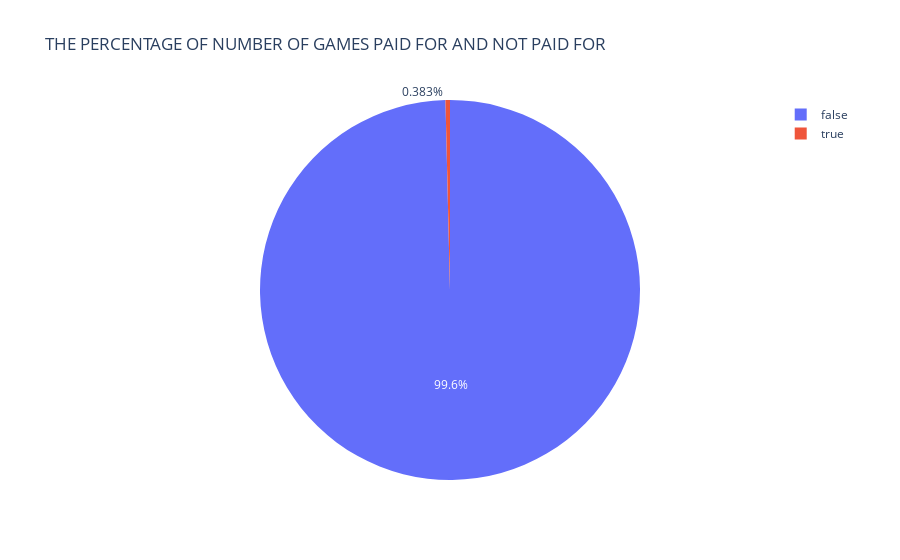

Notebook code cell kept with this figure:
### Markdown cell above
GAME CARD HAS THE HIGHEST PERCENTAGE IN THE CATEGORY WITH 7.97%

### Code cell
px.pie(games,names='paid',values=None,title='THE PERCENTAGE OF NUMBER OF GAMES PAID FOR AND NOT PAID FOR ')

### Figure 1 — Plotly figure (JSON) as saved in the notebook; plotly's stock layout.template omitted (floating-point values rounded to 4 significant figures; data arrays with more than 128 entries replaced by an {"elided": "..."} marker saying what was removed)
{"data": [{"domain": {"x": [0, 1], "y": [0, 1]}, "hovertemplate": "paid=%{label}<extra></extra>", "labels": {"elided": "1830 bool values"}, "legendgroup": "", "name": "", "showlegend": true, "type": "pie"}], "layout": {"legend": {"tracegroupgap": 0}, "title": {"text": "THE PERCENTAGE OF NUMBER OF GAMES PAID FOR AND NOT PAID FOR "}}}
